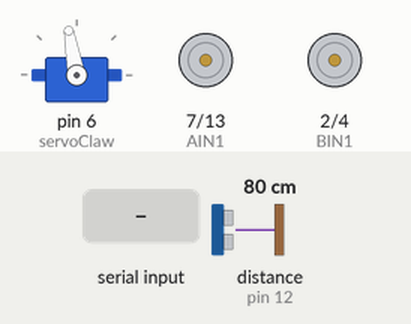
The sketch below on a simulated Arduino Uno, built with avr-gcc and run on an emulated ATmega328P. Parts: servo, motor-driver pin pairs drawn as motors (green arrow = first pin HIGH = forward, orange = second pin HIGH = backward, longer = more drive, scaled by the enable pin). Inputs (shaded band) come from the test bench; at power-on: distance to the obstacle (sensor on pin 12) 80 cm. The echo pulse lasts 58.3 µs per cm.

Above: at 1.2 s.
1.3 s: "1" received over the second serial link
Timing chart, 0 to 4.3 s (numbered marks = the images above; inputs shaded):
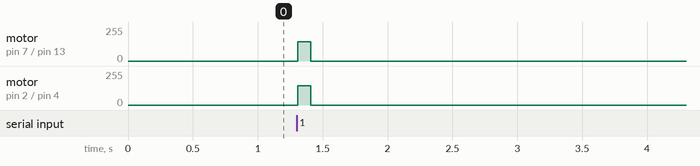

Measured:
- after the input at 1.3 s, motor on pin 7 (AIN1) / pin 13 (AIN2): stopped → forward 146/255 at once, → stopped 0.10 s later; motor on pin 2 (BIN1) / pin 4 (BIN2): stopped → forward 144/255 at once, → stopped 0.10 s later

The sketch:

final_project2.ino
```cpp
#include <Servo.h>
#include <SoftwareSerial.h>
SoftwareSerial camera(9, 10);
Servo servoClaw;

const int trig = 11;
const int echo = 12;
float distance = 0;

const int AIN1 = 7;
const int AIN2 = 13;
const int PWMA = 5;
const int BIN1 = 2;
const int BIN2 = 4;
const int PWMB = 3;
int motorSpeed = 0;

int slideSwitch = 8;
bool princess_saved = false;

void setup() {
  // put your setup code here, to run once:
  Serial.begin(9600);
  pinMode(echo, INPUT);
  pinMode(trig, OUTPUT);
  pinMode(AIN1, OUTPUT);
  pinMode(AIN2, OUTPUT);
  pinMode(PWMA, OUTPUT);
  pinMode(BIN1, OUTPUT);
  pinMode(BIN2, OUTPUT);
  pinMode(PWMB, OUTPUT);
  pinMode(slideSwitch, INPUT_PULLUP);
  camera.begin(9600);
  servoClaw.attach(6);
  servoClaw.write(100);

}

void loop() {
  // put your main code here, to run repeatedly:
  if(camera.available() > 0){
    char data[13] = {camera.read()};
//    for(int i = 0; i < 14; i++){
//      Serial.print(data[i]);
//    }
  if(data > 0){
    distance = getDistance();
//    Serial.println(distance);
    if(princess_saved == false){
      if(distance > 6 && distance < 100){
        forward(400);
        delay(100);
      }
      else if(distance < 3){
        reverse(400);
        delay(200);
        halt(100);

      }
      else if(distance < 6 && distance > 3){
        halt(500);
        right(120);
        halt(500);
        forward(340);
        delay(850);
        servoClaw.write(150);
        delay(500);
        princess_saved = true;
        halt(500);
       forward(500);
        delay(3000);
        halt(100);
        //play song!
    }
   }
  }
  else{
    forward(500);


  }

  }
  else{
    halt(100);
  }
}
//  int switchOn = digitalRead(slideSwitch);
//  distance = getDistance();
//  Serial.println(distance);
//  if(switchOn == LOW){
//    if(distance < 4){
//      halt(500);
//      reverse(100);
//      halt(100);
//      right();
//      distance = getDistance();
//      if(distance < 6){
//        halt(500);
//        left();
//        forward(200);
//        delay(100);
//        left();
//        halt(100);
//        distance = getDistance();
//        reverse(200);
//      }
//      }
//    else{
//      forward(100);
//}
//  }
//  else{
//    halt(1000);
//  }
//}

float getDistance(){
  digitalWrite(trig, HIGH);
  delayMicroseconds(10);
  digitalWrite(trig, LOW);
  float echoTime = pulseIn(echo, HIGH);
  float calculateDistance = echoTime/148.0;
  return calculateDistance;
}

void leftMotor(int motorSpeed){
  if(motorSpeed > 0){
    digitalWrite(BIN1, HIGH);
    digitalWrite(BIN2, LOW);
  }
  else if(motorSpeed < 0){
    digitalWrite(BIN1, LOW);
    digitalWrite(BIN2, HIGH);
  }
  else{
    digitalWrite(BIN1, LOW);
    digitalWrite(BIN2, LOW);
  }
  analogWrite(PWMB, abs(motorSpeed));
}

void rightMotor(int motorSpeed){
  if(motorSpeed > 0){
    digitalWrite(AIN1, HIGH);
    digitalWrite(AIN2, LOW);
  }
  else if(motorSpeed < 0){
    digitalWrite(AIN1, LOW);
    digitalWrite(AIN2, HIGH);
  }
  else{
    digitalWrite(AIN1, LOW);
    digitalWrite(AIN2, LOW);
  }
  analogWrite(PWMA, abs(motorSpeed));
}

void forward(int Speed){
  leftMotor(Speed);
  rightMotor(Speed+2);
}

void reverse(int Speed){
  Speed = -Speed;
  leftMotor(Speed);
  rightMotor(Speed);
  delay(200);
}

void right(int delayTime){
  leftMotor(500);
  rightMotor(-500);
  delay(delayTime);
}

void left(){
  leftMotor(-100);
  rightMotor(100);
  delay(720);
  }

void halt(int delayTime){
  leftMotor(0);
  rightMotor(0);
  delay(delayTime);
}
```
